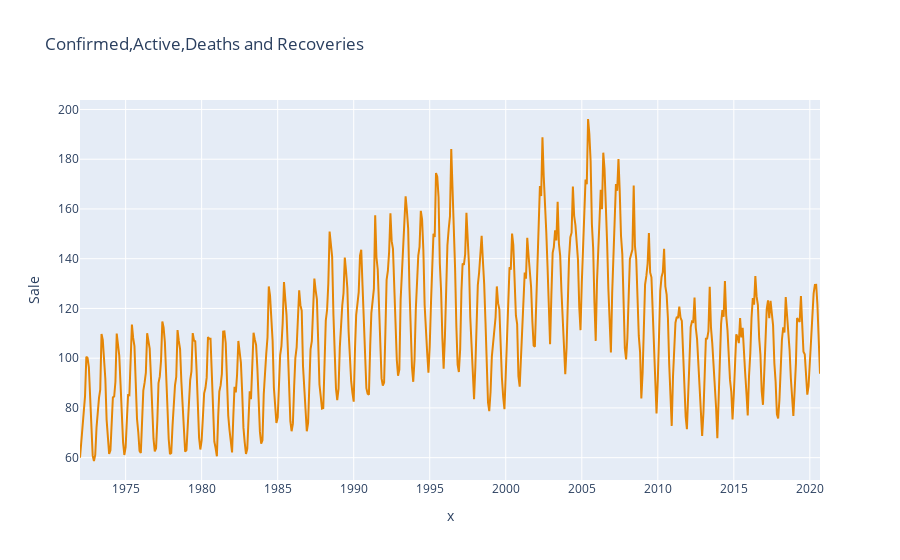

The notebook cell this image was saved under:
### Code cell
fig = px.line(  data_frame=concatted_df,
    x=concatted_df.index,
    y='Sale',title="Confirmed,Active,Deaths and Recoveries" ,  color_discrete_sequence=px.colors.carto.Vivid,
            )
fig.show()

### Figure 1 — Plotly figure (JSON) as saved in the notebook; plotly's stock layout.template omitted (floating-point values rounded to 4 significant figures; data arrays with more than 128 entries replaced by an {"elided": "..."} marker saying what was removed)
{"data": [{"hoverlabel": {"namelength": 0}, "hovertemplate": "x=%{x}<br>Sale=%{y}", "legendgroup": "", "line": {"color": "rgb(229, 134, 6)", "dash": "solid"}, "mode": "lines", "name": "", "showlegend": false, "type": "scatter", "x": {"elided": "585 str values"}, "xaxis": "x", "y": {"elided": "585 float values"}, "yaxis": "y"}], "layout": {"legend": {"tracegroupgap": 0}, "title": {"text": "Confirmed,Active,Deaths and Recoveries"}, "xaxis": {"anchor": "y", "domain": [0, 1], "title": {"text": "x"}}, "yaxis": {"anchor": "x", "domain": [0, 1], "title": {"text": "Sale"}}}}
